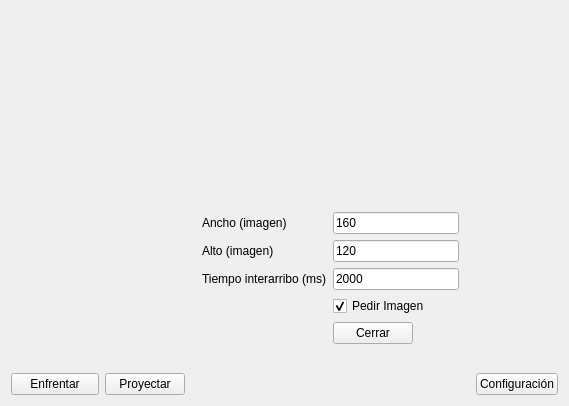
<?xml version="1.0" encoding="UTF-8"?>
<ui version="4.0">
 <class>Principal</class>
 <widget class="QWidget" name="Principal">
  <property name="geometry">
   <rect>
    <x>0</x>
    <y>0</y>
    <width>569</width>
    <height>406</height>
   </rect>
  </property>
  <property name="focusPolicy">
   <enum>Qt::StrongFocus</enum>
  </property>
  <property name="windowTitle">
   <string>Principal</string>
  </property>
  <layout class="QGridLayout" name="gridLayout">
   <item row="2" column="3">
    <widget class="QPushButton" name="pbConfiguracion">
     <property name="focusPolicy">
      <enum>Qt::NoFocus</enum>
     </property>
     <property name="text">
      <string>Configuración</string>
     </property>
    </widget>
   </item>
   <item row="2" column="2">
    <spacer name="horizontalSpacer">
     <property name="orientation">
      <enum>Qt::Horizontal</enum>
     </property>
     <property name="sizeHint" stdset="0">
      <size>
       <width>40</width>
       <height>20</height>
      </size>
     </property>
    </spacer>
   </item>
   <item row="0" column="2">
    <spacer name="verticalSpacer_2">
     <property name="orientation">
      <enum>Qt::Vertical</enum>
     </property>
     <property name="sizeHint" stdset="0">
      <size>
       <width>20</width>
       <height>40</height>
      </size>
     </property>
    </spacer>
   </item>
   <item row="1" column="3">
    <spacer name="verticalSpacer">
     <property name="orientation">
      <enum>Qt::Vertical</enum>
     </property>
     <property name="sizeHint" stdset="0">
      <size>
       <width>20</width>
       <height>40</height>
      </size>
     </property>
    </spacer>
   </item>
   <item row="1" column="0">
    <spacer name="horizontalSpacer_4">
     <property name="orientation">
      <enum>Qt::Horizontal</enum>
     </property>
     <property name="sizeHint" stdset="0">
      <size>
       <width>40</width>
       <height>20</height>
      </size>
     </property>
    </spacer>
   </item>
   <item row="1" column="2">
    <widget class="QWidget" name="wConfiguracion" native="true">
     <layout class="QGridLayout" name="gridLayout_2">
      <item row="0" column="0">
       <layout class="QGridLayout" name="layoutConfig">
        <item row="0" column="1" colspan="2">
         <widget class="QLineEdit" name="leAncho">
          <property name="text">
           <string>160</string>
          </property>
         </widget>
        </item>
        <item row="5" column="0">
         <spacer name="horizontalSpacer_2">
          <property name="orientation">
           <enum>Qt::Horizontal</enum>
          </property>
          <property name="sizeHint" stdset="0">
           <size>
            <width>40</width>
            <height>20</height>
           </size>
          </property>
         </spacer>
        </item>
        <item row="5" column="1">
         <widget class="QPushButton" name="pbCerrar">
          <property name="text">
           <string>Cerrar</string>
          </property>
         </widget>
        </item>
        <item row="1" column="1" colspan="2">
         <widget class="QLineEdit" name="leAlto">
          <property name="text">
           <string>120</string>
          </property>
         </widget>
        </item>
        <item row="2" column="0">
         <widget class="QLabel" name="lTiempoInterarribo">
          <property name="text">
           <string>Tiempo interarribo (ms)</string>
          </property>
         </widget>
        </item>
        <item row="2" column="1" colspan="2">
         <widget class="QLineEdit" name="leInterarribo">
          <property name="text">
           <string>2000</string>
          </property>
         </widget>
        </item>
        <item row="5" column="2">
         <spacer name="horizontalSpacer_3">
          <property name="orientation">
           <enum>Qt::Horizontal</enum>
          </property>
          <property name="sizeHint" stdset="0">
           <size>
            <width>40</width>
            <height>20</height>
           </size>
          </property>
         </spacer>
        </item>
        <item row="0" column="0">
         <widget class="QLabel" name="lAncho">
          <property name="text">
           <string>Ancho (imagen)</string>
          </property>
         </widget>
        </item>
        <item row="1" column="0">
         <widget class="QLabel" name="lAlto">
          <property name="text">
           <string>Alto (imagen)</string>
          </property>
         </widget>
        </item>
        <item row="3" column="1" colspan="2">
         <widget class="QCheckBox" name="cbImagen">
          <property name="text">
           <string>Pedir Imagen</string>
          </property>
          <property name="checked">
           <bool>true</bool>
          </property>
         </widget>
        </item>
       </layout>
      </item>
     </layout>
    </widget>
   </item>
   <item row="2" column="0">
    <widget class="QPushButton" name="pbEnfrentar">
     <property name="text">
      <string>Enfrentar</string>
     </property>
    </widget>
   </item>
   <item row="2" column="1">
    <widget class="QPushButton" name="pbProyectar">
     <property name="text">
      <string>Proyectar</string>
     </property>
    </widget>
   </item>
  </layout>
 </widget>
 <layoutdefault spacing="6" margin="11"/>
 <resources/>
 <connections/>
</ui>
